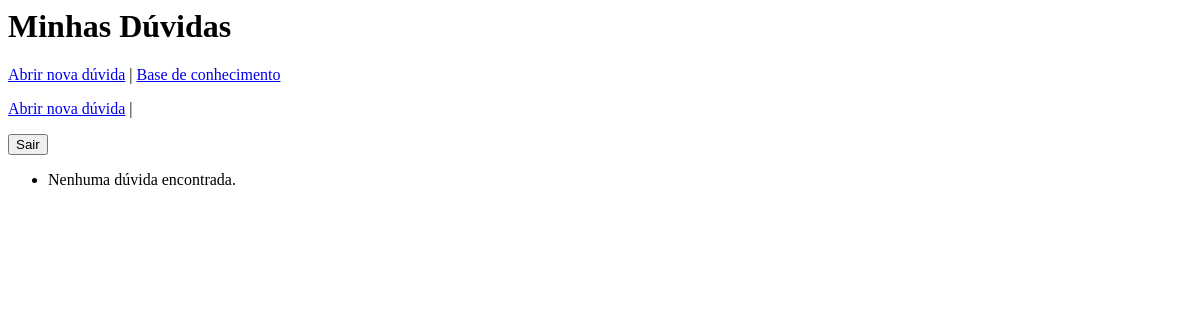
/duvidas/ (signed in), run on an earlier commit of the app's database.
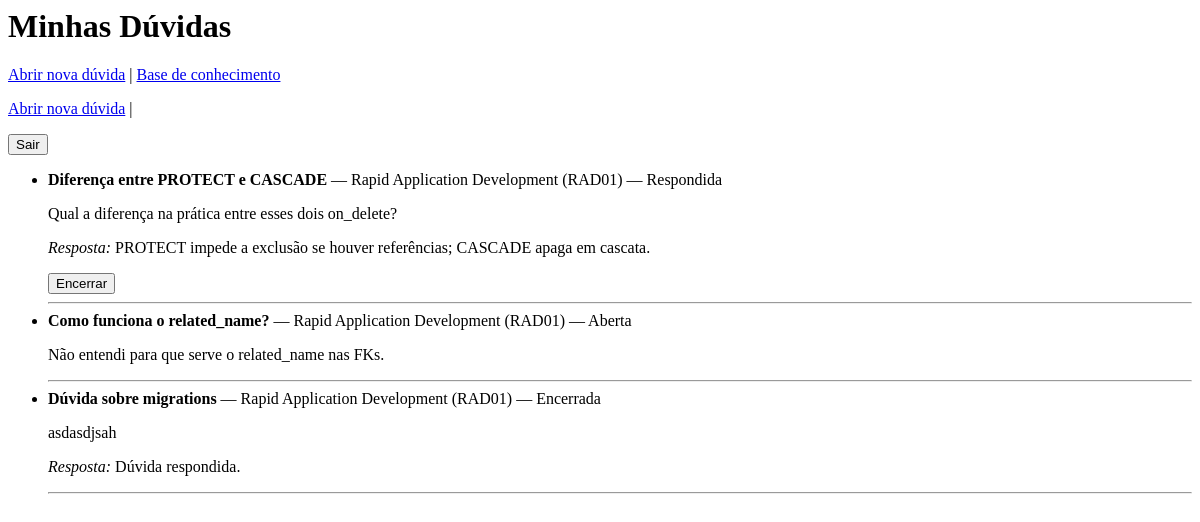
And on a later commit of the database.
### duvidas/models.py (models this page shows, shortened)
class Duvida(models.Model):
    class Situacao(models.TextChoices):
        ABERTA = "AB", "Aberta"
        EM_ATENDIMENTO = "EA", "Em atendimento"
        RESPONDIDA = "RE", "Respondida"
        ENCERRADA = "EN", "Encerrada"
    titulo = models.CharField(max_length=150)
    descricao = models.TextField()
    disciplina = models.ForeignKey(
        Disciplina, on_delete=models.PROTECT, related_name="duvidas"
    )
    autor = models.ForeignKey(
        settings.AUTH_USER_MODEL,
        on_delete=models.PROTECT,
        related_name="duvidas_abertas",
    )
    monitor_responsavel = models.ForeignKey(
        settings.AUTH_USER_MODEL,
        on_delete=models.PROTECT,
        related_name="duvidas_atendidas",
        null=True,
        blank=True,
    )
    resposta = models.TextField(blank=True)
    situacao = models.CharField(
        max_length=2, choices=Situacao.choices, default=Situacao.ABERTA
    )
    aberta_em = models.DateTimeField(auto_now_add=True)
    atualizada_em = models.DateTimeField(auto_now=True)
    class Meta:
        ordering = ["-aberta_em"]
        verbose_name = "Dúvida"
        verbose_name_plural = "Dúvidas"

class Disciplina(models.Model):
    nome = models.CharField(max_length=100)
    codigo = models.CharField(max_length=20, unique=True)
    ativa = models.BooleanField(default=True)
    monitores = models.ManyToManyField(
        settings.AUTH_USER_MODEL,
        related_name="disciplinas_monitoradas",
        blank=True,
    )
    class Meta:
        ordering = ["nome"]
        verbose_name = "Disciplina"
        verbose_name_plural = "Disciplinas"
    def __str__(self):
        return f"{self.nome} ({self.codigo})"

### duvidas/views.py (the view)
# urls.py: path("duvidas/", views.lista_duvidas, name="lista_duvidas"),
@login_required
def lista_duvidas(request):
    user = request.user
    if eh_professor(user):
        duvidas = Duvida.objects.all()
    elif eh_monitor(user):
        duvidas = Duvida.objects.filter(disciplina__monitores=user)
    else:
        duvidas = Duvida.objects.filter(autor=user)
    return render(request, "duvidas/lista_duvidas.html", {"duvidas": duvidas})

### duvidas/views.py (called while the page is built)
def eh_monitor(user):
    return user.groups.filter(name="Monitores").exists()

def eh_professor(user):
    return user.groups.filter(name="Professores").exists()

### templates/duvidas/lista_duvidas.html (shortened to what this page needs)
<h1>Minhas Dúvidas</h1>
<p><a href="{% url 'abrir_duvida' %}">Abrir nova dúvida</a> | <a href="{% url 'base_conhecimento' %}">Base de conhecimento</a></p>
<p><a href="{% url 'abrir_duvida' %}">Abrir nova dúvida</a> | <form method="post" action="{% url 'logout' %}" style="display:inline">
  <button type="submit">Sair</button>
</form>
<ul>
{% for d in duvidas %}
  <li>
    <strong>{{ d.titulo }}</strong> — {{ d.disciplina }} — {{ d.get_situacao_display }}
    <p>{{ d.descricao }}</p>
    {% if d.resposta %}
      <p><em>Resposta:</em> {{ d.resposta }}</p>
    {% endif %}
    {% if d.autor == user and d.resposta and d.situacao != "EN" %}
      <form method="post" action="{% url 'encerrar_duvida' d.pk %}" style="display:inline">
        <button type="submit">Encerrar</button>
      </form>
    {% endif %}
  </li>
  <hr>
{% empty %}
  <li>Nenhuma dúvida encontrada.</li>
{% endfor %}
</ul>

What changed in the data, as far as the page shows it:
added Duvida: titulo "Diferença entre PROTECT e CASCADE", disciplina "Rapid Application Development (RAD01)", situacao "Respondida", descricao "Qual a diferença na prática entre esses dois on_delete?", resposta "PROTECT impede a exclusão se houver referências; CASCADE apaga em cascata.", shows "Encerrar"
added Duvida: titulo "Como funciona o related_name?", disciplina "Rapid Application Development (RAD01)", situacao "Aberta", descricao "Não entendi para que serve o related_name nas FKs."
added Duvida: titulo "Dúvida sobre migrations", disciplina "Rapid Application Development (RAD01)", situacao "Encerrada", descricao "asdasdjsah", resposta "Dúvida respondida."
Also different on the page:
text no longer shown: "Nenhuma dúvida encontrada."
